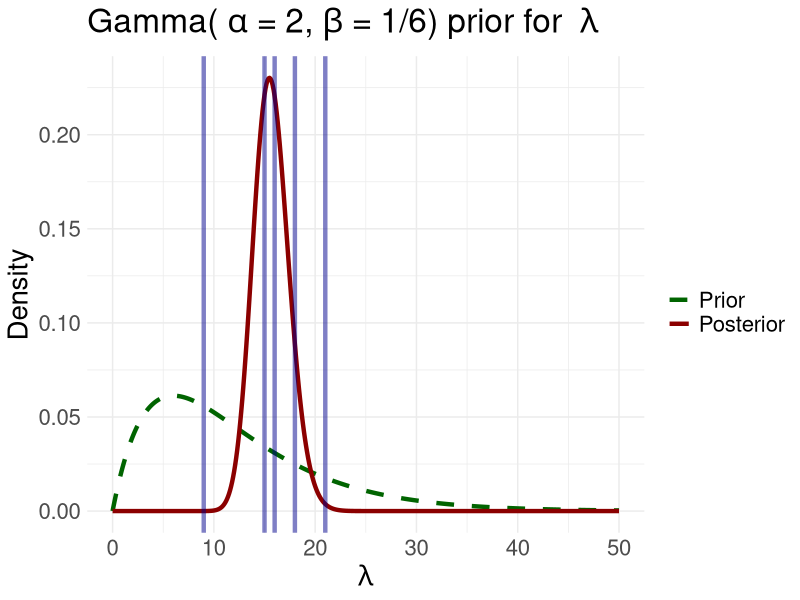

The R source for this figure:
## ---- chunk 1
knitr::opts_chunk$set(echo = FALSE, cache = TRUE, message = FALSE)
if (!require("tidyverse")) {
  install.packages("tidyverse", dependencies = TRUE) 
}
library(tidyverse)
library(cowplot)
library(ggplot2)
theme_set(theme_minimal(base_family = "sans"))
## ---- chunk 2
dats = c(21,9,15,16,18)
ggplot(data.frame(x = seq(0,50,by=0.1), y = dgamma(seq(0,50,by=0.1), 2, rate = 1/6)),
       aes(x=x,y=y)) + 
    geom_line(aes(colour = "Prior"),linetype = "dashed", size = 1.5) +
    geom_line(data = data.frame(x = seq(0,50,by=0.1), 
                                y = dgamma(seq(0,50,by=0.1), 2 + sum(dats), rate = 1/6 + 5)),
       aes(x=x,y=y, colour = "Posterior"), size = 1.5) +  
    geom_vline(xintercept = dats, size = 1.5, colour = "Darkblue", alpha = 0.5) + 
    scale_colour_manual("",breaks = c("Prior",  "Posterior"),
                        values = c("Darkgreen", "Darkred")) + 
    labs(x = bquote(lambda), y = "Density", title = bquote("Gamma("~alpha~"= 2,"~beta~"= 1/6) prior for "~lambda)) + 
    theme(text = element_text(size = 20))
